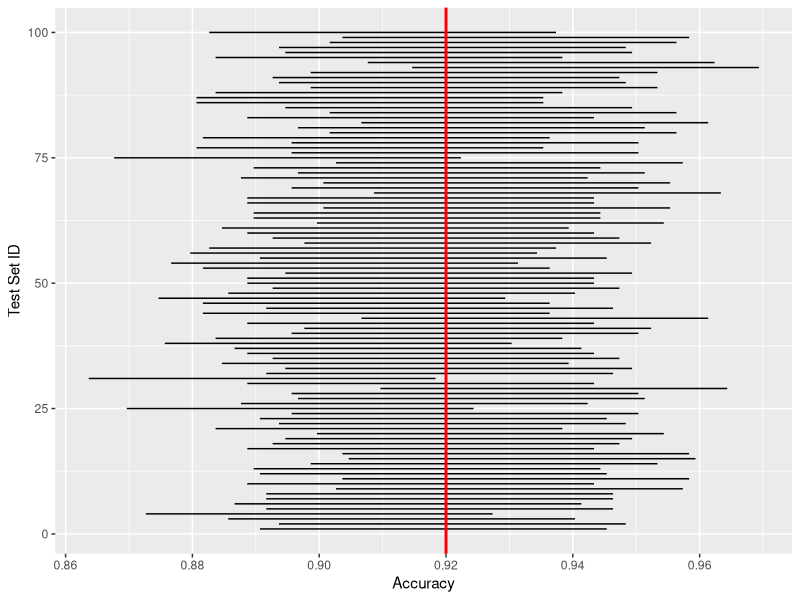
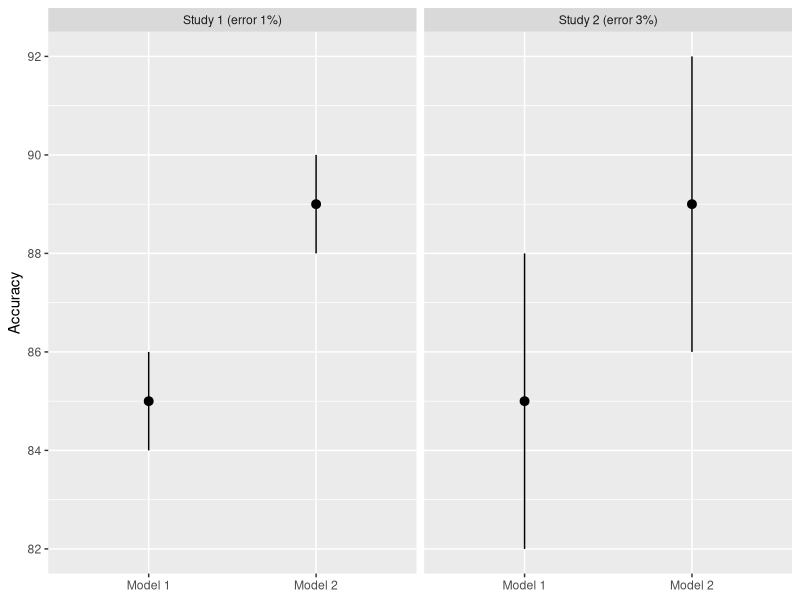

Reproduce these figures in R, in order.
## ---- chunk 1
knitr::opts_chunk$set(echo = FALSE)
library(tidyverse)
## ---- chunk 2
set.seed(42)
delta = 0.5
n = 1000
epsilon = sqrt(log(2/delta)/(2*n)) 
delta_bar = log(2/delta)
epsilon = (sqrt(delta_bar*(2*delta_bar+n))+delta_bar)/(sqrt(2)*n)
tibble(test_set = seq_len(100),
       accuracy = replicate(100, mean(rbinom(n, size = 1, prob = 0.92)))) %>% 
  mutate(lower = pmax(accuracy - epsilon, 0)) %>% 
  mutate(upper = pmin(accuracy + epsilon, 1)) %>% 
  ggplot() +
  geom_linerange(aes(x = test_set, y = accuracy, ymin = lower, ymax = upper)) +
  coord_flip() +
  geom_hline(aes(yintercept = 0.92), col = "red", size = 1) +
  labs(x = "Test Set ID", y = "Accuracy") +
  scale_y_continuous(breaks = seq(0.84, 1.00, 0.02))
## ---- chunk 3
tibble(model = c("Model 1", "Model 2", "Model 1", "Model 2"), 
       metric = c(85, 89, 85, 89),
       lower = c(84, 88, 82, 86),
       upper = c(86, 90, 88, 92),
       study = c("Study 1 (error 1%)", "Study 1 (error 1%)", "Study 2 (error 3%)", "Study 2 (error 3%)")) %>% 
  ggplot() +
  geom_pointrange(aes(x = model, y = metric, ymin = lower, ymax = upper)) +
  facet_grid(~study) +
  labs(x = NULL, y = "Accuracy") +
  scale_y_continuous(breaks = seq(80, 95, 2))
